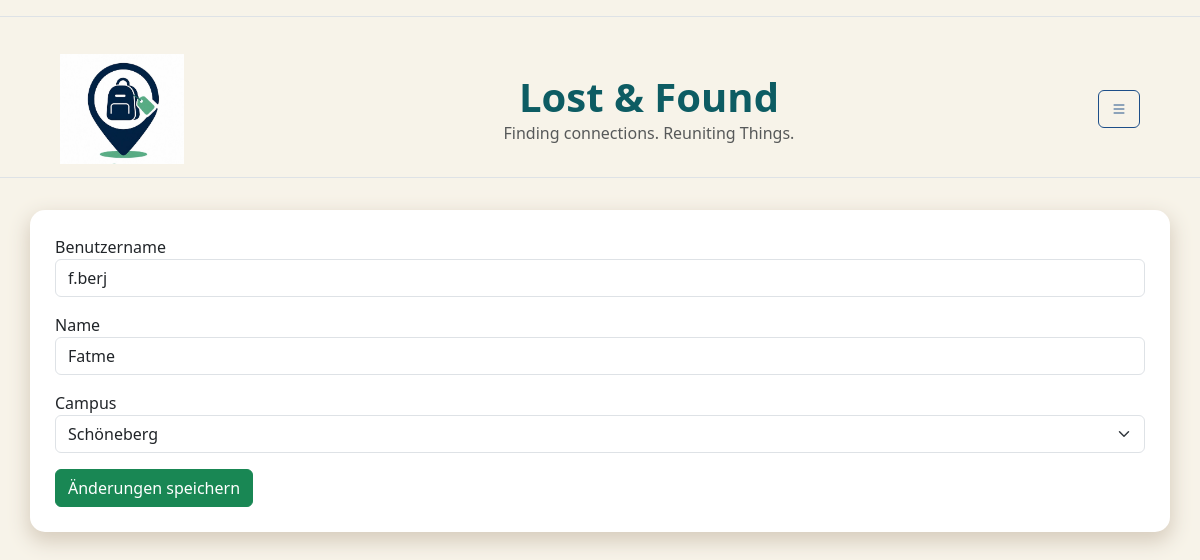
/profile/edit/ (signed in), run on the app's committed database.
### db.py (models this page shows)
class StandardUser(db.Model):
    __tablename__ = "standardUser"
    user_id = db.Column( db.Integer, primary_key=True )
    fundbuero_id = db.Column( db.Integer, db.ForeignKey("fundbuero.fundbuero_id"), nullable=True)
    campus_id = db.Column( db.String, db.ForeignKey("campus.campus_id") )
    name = db.Column( db.String)
    benutzername = db.Column( db.String, unique=True)
    passwort = db.Column(db.String,nullable=False)
    hwr_mail = db.Column(db.String, unique=True,nullable=False )
    is_admin = db.Column(db.Boolean, default=False)
    campus = db.relationship("Campus",back_populates="users")
    posts = db.relationship( "Post",back_populates="user")

### app.py (the view, shortened to what this page needs)
@app.route('/profile/edit/', methods=['GET', 'POST'])
def edit_profile():
    if "user_id" not in session:
        flash("Bitte zuerst einloggen!", "warning")
        return redirect(url_for("login"))
    user = db.session.get(
        StandardUser,
        session["user_id"]
    )
    if user is None:
        session.clear()
        flash("Dein Account existiert nicht mehr.", "warning")
        return redirect(url_for("login"))
    form = forms.EditProfileForm(obj=user) #obj=user sorgt dafür, dass die aktuellen daten des users im formular angezeigt werden, wenn die seite geladen wird
    return render_template(
        "edit_profile.html",
        form=form
    )

### forms.py
class EditProfileForm(FlaskForm):
    benutzername = StringField( "Benutzername", validators=[InputRequired()])
    name = StringField(
        "Name",
        validators=[InputRequired()]
    )
    campus_id = SelectField(
        "Campus",
        choices=[
            ("Schöneberg", "Schöneberg"),
            ("Lichtenberg", "Lichtenberg"),
            ("Startup Incubator", "Startup Incubator")
        ]
    )
    submit = SubmitField("Änderungen speichern")

### templates/edit_profile.html (shortened to what this page needs)
{%extends "base.html" %}
{% block CONTENT %}
<form method="POST">
     <div class="mb-3">
        {{ form.benutzername.label }}
        {{ form.benutzername(class="form-control") }}
    </div>
    <div class="mb-3">
        {{ form.name.label }}
        {{ form.name(class="form-control") }}
    </div>
    <div class="mb-3">
        {{ form.campus_id.label }}
        {{ form.campus_id(class="form-select") }}
    </div>
    {{ form.submit(class="btn btn-success") }}
</form>
    {% endblock %}

### static/css/style.css (style rules this page uses)
body { background-color: var(--color-main) !important; }

### static/css/color.css (style rules this page uses)
:root { --color-main: rgb(247, 243, 233); --color-shadow: rgb(215, 205, 190); --color-highlight: rgb(13, 92, 99); --color-accent1: rgb(46, 196, 182); --color-accent2: rgb(29, 78, 137); }

### data on the page
StandardUser: benutzername "f.berj", name "Fatme", campus_id "Schöneberg"
